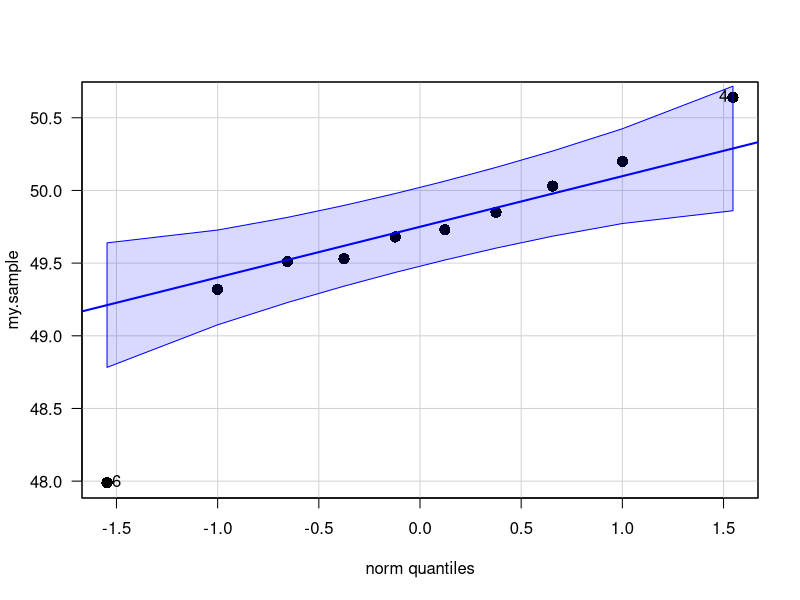
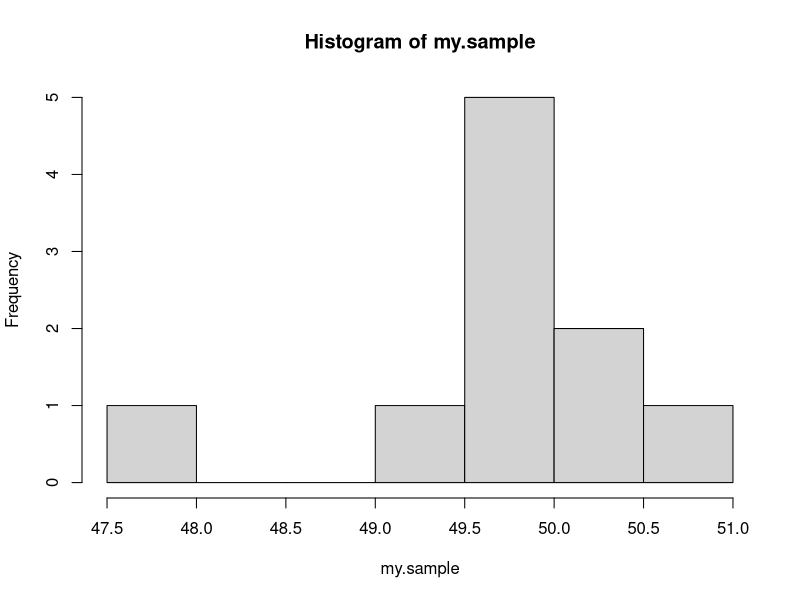

Write R code to recreate these figures, in order.
# clean workspace
rm(list=ls())

#===================
# Components example

# load data (single vector)
my.sample <- read.table("components.txt")
my.sample <- as.numeric(my.sample$V1)

# Mean of normal distribution, variance unknown, one-sided test
t.test(my.sample,
       alternative = "less",
       mu          = 50,
       conf.level  = 0.99)


# Mean of normal distribution, variance unknown, two-sided test
t.test(my.sample,
       mu         = 50,
       conf.level = 0.99)


# Power for the 10-observation sample
power.t.test(n           = 10, 
             delta       = 0.5, 
             sd          = 1, 
             sig.level   = 0.01, 
             type        = "one.sample", 
             alternative = "one.sided")

# Minimal sample size for power = 0.85
power.t.test(power       = 0.85, 
             delta       = 0.5, 
             sd          = 1, 
             sig.level   = 0.01, 
             type        = "one.sample", 
             alternative = "one.sided")


# Validation of the normality assumption
# QQ plot

# pdf("../figs/GraphNorm.pdf", width = 5, height = 5) # <-- uncomment to save plot

library(car) # <--- Install if needed with install.packages("car")
car::qqPlot(my.sample,
            pch = 16,
            cex = 1.5,
            las = 1)

hist(my.sample)
# dev.off() # <-- uncomment this if you uncommented the pdf() command above


# Shapiro-Wilk test of normality
shapiro.test(my.sample)

# # bootstrapped distribution of sample means
# my.boot <- numeric(999)
# for (i in seq(my.boot)){
#   my.boot[i] <- mean(sample(my.sample, replace = TRUE))
# }
# par(mfrow = c(1, 2))
# hist(my.boot, breaks = 25, main = "Bootstrap Distribution of mean(x)")
# car::qqPlot(my.boot,
#             pch = 16,
#             cex = 1.5,
#             las = 1)
# par(mfrow = c(1, 1))

# Durbin-Watson test of independence (serial autocorrelations)
car::durbinWatsonTest(lm(my.sample ~ 1))